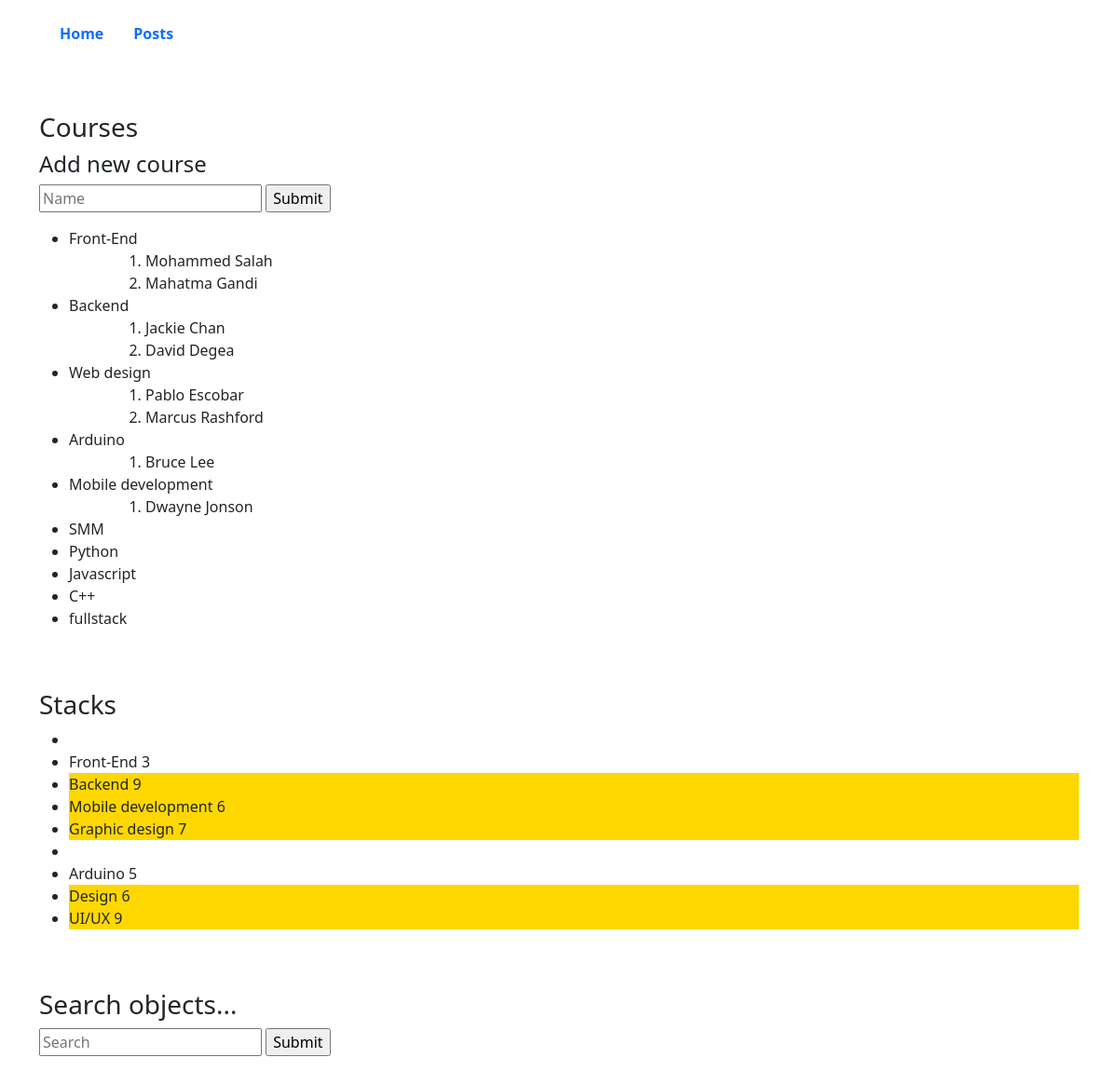
/, run on an earlier commit of the app's database.
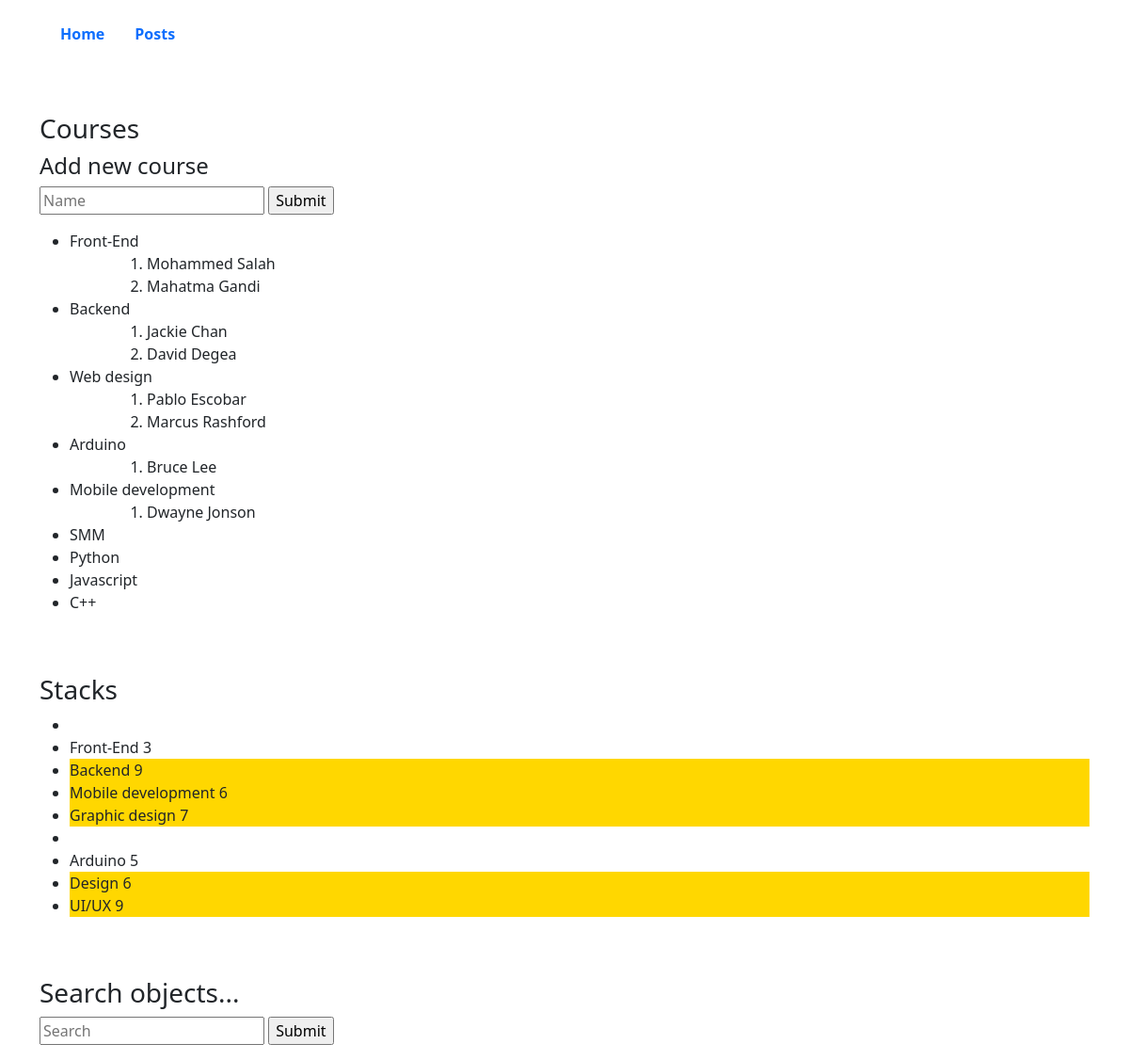
And on a later commit of the database.
### main_app/models.py (models this page shows, shortened)
class Course(models.Model):
    name = models.CharField(max_length=100)

class Student(models.Model):
    name = models.CharField(max_length=100)
    age = models.PositiveIntegerField(default=0)
    course = models.ForeignKey("Course", on_delete=models.CASCADE, related_name="students")

class Stacks(models.Model):
    name = models.CharField(max_length=100, unique=True)
    stars = models.PositiveSmallIntegerField(default=0)

### main_app/views.py (the view)
# urls.py: path('', views.testView, name='test'),
def testView(request):
    stacks = Stacks.objects.all()
    course = Course.objects.all()
    data = {
        "stacks":stacks,
        "courses":course
    }
    return render(request, "index.html", context=data)

### templates/index.html (shortened to what this page needs)
{% extends 'base.html' %}
{% load static %}
{% block content %}
    <main>
        <br>
        <br>
        <div class="container">
            <h3 >Courses</h3>
            <h4>Add new course</h4>
            <form action="{% url 'main_app:add_course' %}" method="POST">
                <p>
                    <input type="text" name="name" maxlength="100" placeholder="Name">
                    <input type="submit">
                </p>
            </form>
            <ul>
                {% for course in courses %}
                    <li>
                        {{course.name}}
                        <ol style="margin-left: 50px;">
                            {% for std in course.students.all %}
                            <li>{{std.name}}</li>
                            {% endfor %}
                        </ol>
                    </li>
                {% endfor %}
            </ul>
        </div>
        <br>
        <br>
        <div class="container">
            <h3>Stacks</h3>
            <ul>
                {% for stack in stacks %}
                    {% if stack.stars > 5 %}
                    <li style="background-color: gold;">
                        {{stack.name}} <box-icon name='star'></box-icon>
                        {{stack.stars}}
                    </li>
                    {% else %}
                    <li>
                        <li>
                            {{stack.name}} <box-icon name='star'></box-icon>
                            {{stack.stars}}
                        </li>
                    </li>
                    {% endif %}
                {% endfor %}
            </ul>
        </div>
        <br>
        <br>
        <div class="container">
            <div class="my">
                <h3>Search objects...</h3>
                <form action="{% url 'main_app:search' %}" method="get">
                    <input type="text" name="q" placeholder="Search">
                    <input type="submit">
                </form>
            </div>
        </div>
    </main>
{% endblock %}

What changed in the data, as far as the page shows it:
removed Course: name "fullstack"
